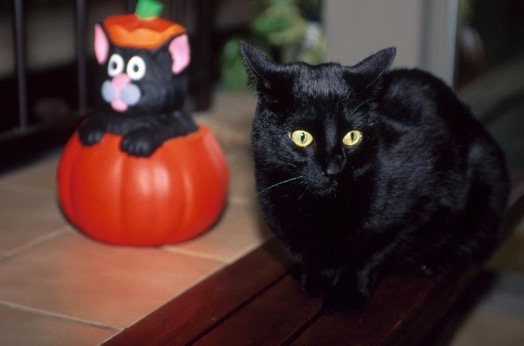
#> input picture black cat.jpg, 524 x 346 px
$ jupyter execute 0617hw2.ipynb
#> lines starting #> are read from the running program, lines starting #| are printed output that depends on the picture
[cell 1]
from skimage import io
import matplotlib.pyplot as plt
import numpy as np

img = io.imread('black cat.jpg')
#> img is the input picture: shape (346, 524, 3); mean R, G, B 76, 49.6, 46.1
rows,cols,dims=img.shape
#> rows = 346; cols = 524; dims = 3

img2=np.uint8(np.zeros((rows,cols,3)))
plt.figure(figsize=(8,8))
plt.subplot(1,2,1)
plt.title('origin image')
plt.imshow(img)

for i in range(0,rows):
    for j in range(0,cols):
        sum=0.0
        for k in range(0,3):
            img2[i,j,k]=np.uint8(0.299*img[i,j,0]+0.587*img[i,j,1]+0.144*img[i,j,2])
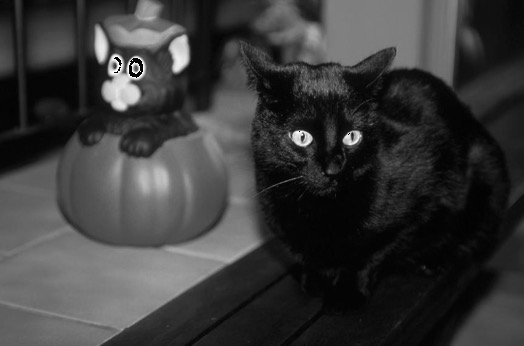
#> img2: shape (346, 524, 3); min 0, max 255, mean 57.7

plt.subplot(1,2,2)
plt.title('grey image')
plt.imshow(img2)
plt.show()
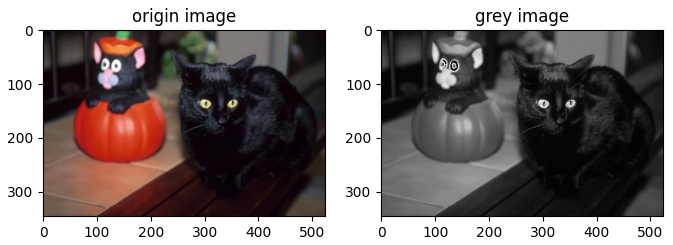
#> figure drawn by matplotlib, 2 panels

[cell 2]
from skimage import io
import matplotlib.pyplot as plt
import numpy as np

img = io.imread('black cat.jpg')
rows,cols,dims=img.shape

img2=np.uint8(np.zeros((rows,cols,3)))
plt.figure(figsize=(8,8))
plt.subplot(1,2,1)
plt.title('origin image')
plt.imshow(img)

for i in range(0,rows):
    for j in range(0,cols):
        sum=0.0
        for k in range(0,3):
            img2[i,j,k]=np.uint8(0.299*img[i,j,0]+0.587*img[i,j,1]+0.144*img[i,j,2])

plt.subplot(1,2,2)
plt.title('grey image')
plt.imshow(img2)
plt.show()

[cell 3]
from skimage import io,data
import numpy as np

img = io.imread('black cat.jpg')
rows,cols,dims=img.shape
row2=int(rows/2)
#> row2 = 173
col2=int(cols/2)
#> col2 = 262
img2=img


for i in range(row2,rows):
    for j in range(0,cols):
        for k in range(0,3):
            img2[i,j,k]=img[i-row2,j,k]
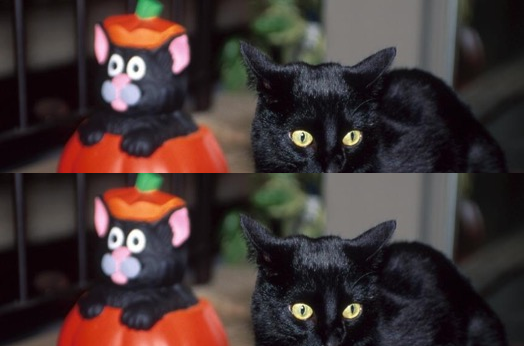
#> img2: shape (346, 524, 3); mean R, G, B 67.1, 53.1, 52


io.imshow(img2)
io.show()

$ run again, with Santa2.jpg copied over black cat.jpg
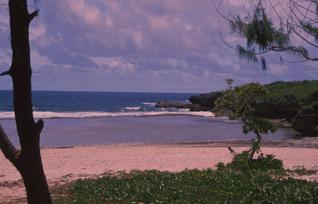
#> input picture Santa2.jpg, 318 x 204 px
#> img is the input picture: shape (204, 318, 3); mean R, G, B 102.7, 88.8, 106.2
#> after the loop `for i in range(0,rows):`:
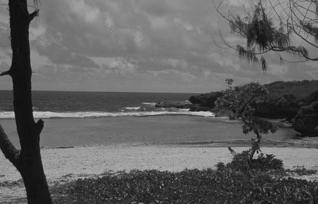
#> img2: shape (204, 318, 3); min 6, max 210, mean 97.6
#> after the loop `for i in range(row2,rows):`:
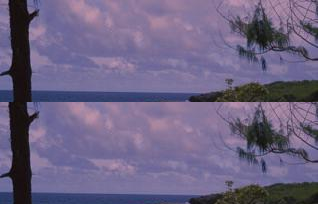
#> img2: shape (204, 318, 3); mean R, G, B 108.3, 98.5, 130.5
